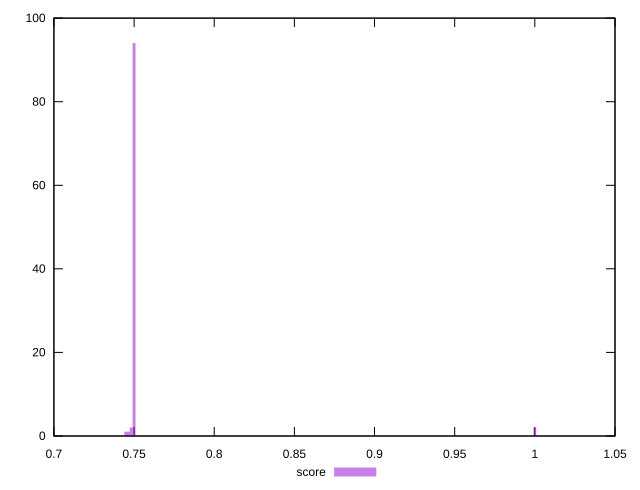

Reproduce this figure in gnuplot.
reset
set terminal svg size 640, 490 enhanced background rgb 'white'
set output "reprap/uses-rel-preconnect/samples/pages/score/histogram.svg"

$score <<EOF
0.9999338250669645 2
0.7499503688002234 94
0.7482263449639011 2
0.7465023211275786 1
0.7447782972912563 1
EOF

set key outside below
set boxwidth 0.0017240238363223526
set yrange [0:100]
set style fill transparent solid 0.5 noborder

plot \
  $score title "score" with boxes, \


reset
